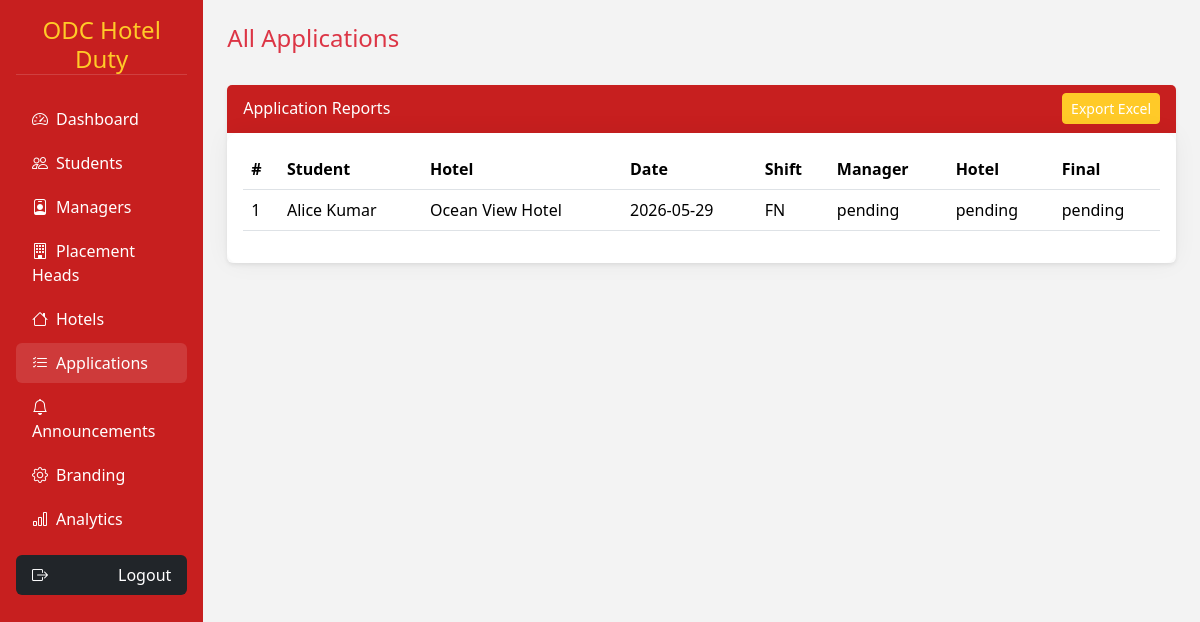
Screenshot of /admin/view_applications.php (signed in) with the database file from the repository.
### tables this page shows
CREATE TABLE IF NOT EXISTS applications (
  id INT AUTO_INCREMENT PRIMARY KEY,
  student_id INT NOT NULL,
  vacancy_id INT NOT NULL,
  apply_date DATETIME NOT NULL,
  shift_type ENUM('FN','AN') NOT NULL,
  manager_status ENUM('pending','approved','rejected') NOT NULL DEFAULT 'pending',
  hotel_status ENUM('pending','approved','rejected') NOT NULL DEFAULT 'pending',
  final_status ENUM('pending','confirmed','rejected') NOT NULL DEFAULT 'pending',
  manager_remarks TEXT DEFAULT NULL,
  created_at TIMESTAMP DEFAULT CURRENT_TIMESTAMP,
  FOREIGN KEY (student_id) REFERENCES students(id) ON DELETE CASCADE,
  FOREIGN KEY (vacancy_id) REFERENCES vacancies(id) ON DELETE CASCADE
);

CREATE TABLE IF NOT EXISTS students (
  id INT AUTO_INCREMENT PRIMARY KEY,
  name VARCHAR(100) NOT NULL,
  email VARCHAR(150) NOT NULL UNIQUE,
  password VARCHAR(255) NOT NULL,
  created_at TIMESTAMP DEFAULT CURRENT_TIMESTAMP
);

CREATE TABLE IF NOT EXISTS hotels (
  id INT AUTO_INCREMENT PRIMARY KEY,
  name VARCHAR(150) NOT NULL,
  address TEXT NOT NULL,
  created_at TIMESTAMP DEFAULT CURRENT_TIMESTAMP
);

CREATE TABLE IF NOT EXISTS vacancies (
  id INT AUTO_INCREMENT PRIMARY KEY,
  hotel_id INT NOT NULL,
  duty_date DATE NOT NULL,
  shift_type ENUM('FN','AN') NOT NULL,
  total_vacancies INT NOT NULL DEFAULT 0,
  available_vacancies INT NOT NULL DEFAULT 0,
  reporting_time VARCHAR(50) NOT NULL,
  created_at TIMESTAMP DEFAULT CURRENT_TIMESTAMP,
  FOREIGN KEY (hotel_id) REFERENCES hotels(id) ON DELETE CASCADE
);

### includes/functions.php (called while the page is built, shortened)
<?php
require_once __DIR__ . '/../database/connection.php';
function get_site_setting($key, $default = null) {
    global $pdo;
    $stmt = $pdo->prepare('SELECT setting_value FROM site_settings WHERE setting_key = ?');
    $stmt->execute([$key]);
    $value = $stmt->fetchColumn();
    return $value !== false ? $value : $default;
}

### admin/view_applications.php (the view, shortened to what this page needs)
<?php
require_once __DIR__ . '/../includes/functions.php';
require_once __DIR__ . '/../includes/layout.php';
$applications = $pdo->query('SELECT a.*, s.name AS student_name, h.name AS hotel_name, v.duty_date, v.shift_type FROM applications a JOIN students s ON a.student_id = s.id JOIN vacancies v ON a.vacancy_id = v.id JOIN hotels h ON v.hotel_id = h.id ORDER BY a.apply_date DESC')->fetchAll();
?>
<?php require_once __DIR__ . '/../includes/header.php'; ?>
<?php render_sidebar($_SESSION['role'], '/ODC/admin/view_applications.php'); ?>
<?php render_topbar('All Applications'); ?>
<div class="card shadow-sm border-0">
    <div class="card-header bg-danger text-white d-flex justify-content-between align-items-center">
        <span>Application Reports</span>
        <button class="btn btn-secondary btn-sm" onclick="tableToExcel('applicationsTable', 'applications.xlsx')">Export Excel</button>
    </div>
    <div class="card-body table-responsive">
        <table class="table table-hover" id="applicationsTable">
            <thead>
                <tr><th>#</th><th>Student</th><th>Hotel</th><th>Date</th><th>Shift</th><th>Manager</th><th>Hotel</th><th>Final</th></tr>
            </thead>
            <tbody>
            <?php foreach ($applications as $app): ?>
                <tr>
                    <td><?= $app['id'] ?></td>
                    <td><?= htmlspecialchars($app['student_name']) ?></td>
                    <td><?= htmlspecialchars($app['hotel_name']) ?></td>
                    <td><?= htmlspecialchars($app['duty_date']) ?></td>
                    <td><?= htmlspecialchars($app['shift_type']) ?></td>
                    <td><?= htmlspecialchars($app['manager_status']) ?></td>
                    <td><?= htmlspecialchars($app['hotel_status']) ?></td>
                    <td><?= htmlspecialchars($app['final_status']) ?></td>
                </tr>
            <?php endforeach; ?>
            </tbody>
        </table>
    </div>
</div>
<?php render_footer(); ?>
<?php require_once __DIR__ . '/../includes/footer.php'; ?>

### includes/header.php (shortened to what this page needs)
<!DOCTYPE html>
<html lang="en">
<head>
    <link href="https://cdn.jsdelivr.net/npm/bootstrap@5.3.2/dist/css/bootstrap.min.css" rel="stylesheet" />
    <link href="https://cdn.jsdelivr.net/npm/bootstrap-icons@1.11.3/font/bootstrap-icons.css" rel="stylesheet" />
    <link href="/ODC/assets/css/style.css" rel="stylesheet" />
</head>
<body class="app-body">
<div class="app-shell d-flex">

### includes/layout.php (shortened to what this page needs)
<?php
function render_sidebar($role, $active = '') {
    $brand = function_exists('get_site_setting') ? get_site_setting('company_name', 'ODC Hotel Duty') : 'ODC Hotel Duty';
    $menu = [
        'admin' => [
            ['url' => '/ODC/admin/dashboard.php', 'icon' => 'bi-speedometer2', 'label' => 'Dashboard'],
            ['url' => '/ODC/admin/manage_students.php', 'icon' => 'bi-people', 'label' => 'Students'],
            ['url' => '/ODC/admin/manage_managers.php', 'icon' => 'bi-person-badge', 'label' => 'Managers'],
            ['url' => '/ODC/admin/manage_placement.php', 'icon' => 'bi-building', 'label' => 'Placement Heads'],
            ['url' => '/ODC/admin/manage_hotels.php', 'icon' => 'bi-house', 'label' => 'Hotels'],
            ['url' => '/ODC/admin/view_applications.php', 'icon' => 'bi-list-check', 'label' => 'Applications'],
            ['url' => '/ODC/admin/announcements.php', 'icon' => 'bi-bell', 'label' => 'Announcements'],
            ['url' => '/ODC/admin/settings.php', 'icon' => 'bi-gear', 'label' => 'Branding'],
            ['url' => '/ODC/admin/analytics.php', 'icon' => 'bi-bar-chart', 'label' => 'Analytics'],
        ],
        'placement' => [
            ['url' => '/ODC/placement_head/dashboard.php', 'icon' => 'bi-speedometer2', 'label' => 'Dashboard'],
            ['url' => '/ODC/placement_head/create_vacancy.php', 'icon' => 'bi-badge-ad', 'label' => 'Create Vacancy'],
            ['url' => '/ODC/placement_head/vacancies.php', 'icon' => 'bi-list', 'label' => 'Vacancies'],
        ],
        'student' => [
            ['url' => '/ODC/student/dashboard.php', 'icon' => 'bi-speedometer2', 'label' => 'Dashboard'],
            ['url' => '/ODC/student/vacancies.php', 'icon' => 'bi-list', 'label' => 'Vacancies'],
            ['url' => '/ODC/student/applications.php', 'icon' => 'bi-file-earmark-text', 'label' => 'My Applications'],
            ['url' => '/ODC/student/profile.php', 'icon' => 'bi-person', 'label' => 'My Profile'],
        ],
        'manager' => [
            ['url' => '/ODC/manager/dashboard.php', 'icon' => 'bi-speedometer2', 'label' => 'Dashboard'],
            ['url' => '/ODC/manager/applications.php', 'icon' => 'bi-inboxes', 'label' => 'Applications'],
        ],
        'hotelier' => [
            ['url' => '/ODC/hotelier/dashboard.php', 'icon' => 'bi-speedometer2', 'label' => 'Dashboard'],
            ['url' => '/ODC/hotelier/approved_list.php', 'icon' => 'bi-list-check', 'label' => 'Approved Students'],
        ],
    ];
    $items = $menu[$role] ?? [];
    echo '<aside class="sidebar bg-danger text-white p-3">';
    echo '<div class="sidebar-brand mb-4 text-center">';
    echo '<h4 class="text-yellow mb-0">' . htmlspecialchars($brand) . '</h4>';
    echo '</div>';
    foreach ($items as $item) {
        $activeClass = $active === $item['url'] ? 'active' : '';
        echo '<a href="' . $item['url'] . '" class="sidebar-link d-flex align-items-center justify-content-between px-3 py-2 mb-1 rounded ' . $activeClass . '">';
        echo '<span><i class="bi ' . $item['icon'] . ' me-2"></i>' . $item['label'] . '</span>';
        echo '</a>';
    }
    echo '<a href="/ODC/ajax/logout.php" class="sidebar-link d-flex align-items-center justify-content-between px-3 py-2 mt-3 rounded bg-dark text-white"><i class="bi bi-box-arrow-right me-2"></i>Logout</a>';
    echo '</aside>';
}
function render_topbar($title) {
    echo '<div class="main-content w-100 p-4">';
    echo '<div class="d-flex align-items-center justify-content-between mb-4">';
    echo '<div><h1 class="h4 text-danger">' . htmlspecialchars($title) . '</h1></div>';
    echo '</div>';
}
function render_footer() {
    echo '</div>';
}

### includes/footer.php (shortened to what this page needs)
</div>
</body>
</html>

### assets/css/style.css (style rules this page uses)
:root { --primary: #c71f1f; --secondary: #ffca28; --bg: #f8f9fa; --text: #212529; }
body, html { min-height: 100%; background: var(--bg); }
.app-body { background: #f3f3f3; }
.app-shell { min-height: 100vh; }
.sidebar { width: 240px; min-height: 100vh; position: sticky; top: 0; }
.sidebar .sidebar-link { color: #fff; text-decoration: none; transition: background .2s ease; }
.sidebar .sidebar-link:hover, .sidebar .sidebar-link.active { background: rgba(255, 255, 255, 0.12); }
.sidebar-brand { border-bottom: 1px solid rgba(255,255,255,.15); }
.text-yellow { color: var(--secondary) !important; }
.card-header.bg-danger, .btn-danger, .bg-danger { background-color: var(--primary) !important; border-color: var(--primary) !important; }
.btn-secondary, .bg-secondary { background-color: var(--secondary) !important; border-color: var(--secondary) !important; }
.table-responsive { background: #fff; border-radius: .75rem; box-shadow: 0 0 24px rgba(0,0,0,.05); }
.card { border: none; }
.card .card-body { position: relative; }

### rows the page displays
applications: id "1", student.name "Alice Kumar", hotels.name "Ocean View Hotel", vacancy.duty_date "2026-05-29", vacancy.shift_type "FN", manager_status "pending", hotel_status "pending", final_status "pending"

### other values shown
$brand "ODC Hotel Duty"
$item['label'] "Dashboard"
$item['label'] "Students"
$item['label'] "Managers"
$item['label'] "Placement Heads"
$item['label'] "Hotels"
$item['label'] "Applications"
$item['label'] "Announcements"
$item['label'] "Branding"
$item['label'] "Analytics"
$title "All Applications"
